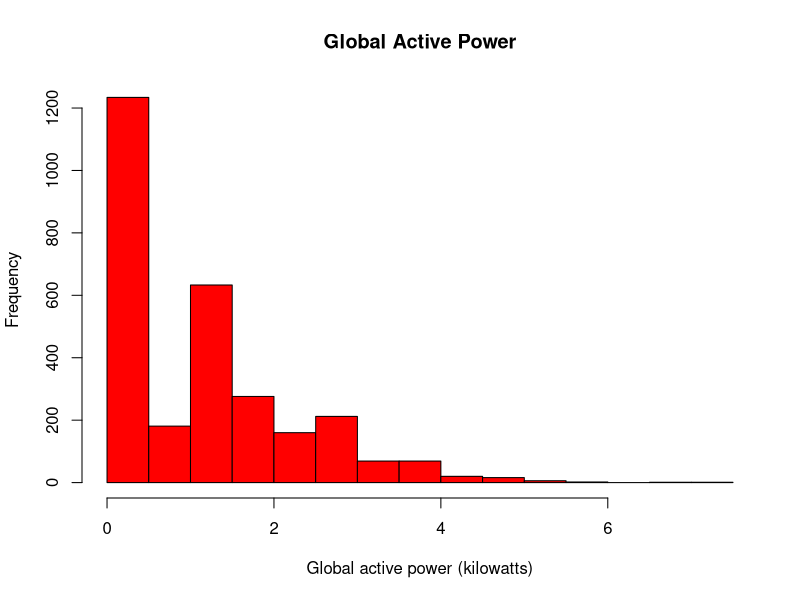

Write the R code that produced this figure.
# Read filtered data & produce plot 1

df1 <- read.table("filtered.txt", 
                  header = T,
                  sep=" ",
                  stringsAsFactors = F
)

library(dplyr)
df1$DateTime <- as.POSIXct(paste(df1$Date, df1$Time), format="%d/%m/%Y %H:%M:%S")
df1 <- df1 %>% select(-(Date:Time))

png(file = "plot1.png", width = 480, height = 480, res = 72)

hist(
  df1$Global_active_power, 
  main = "Global Active Power", 
  xlab = "Global active power (kilowatts)", 
  ylab = "Frequency", 
  col = "red"
)

dev.off()